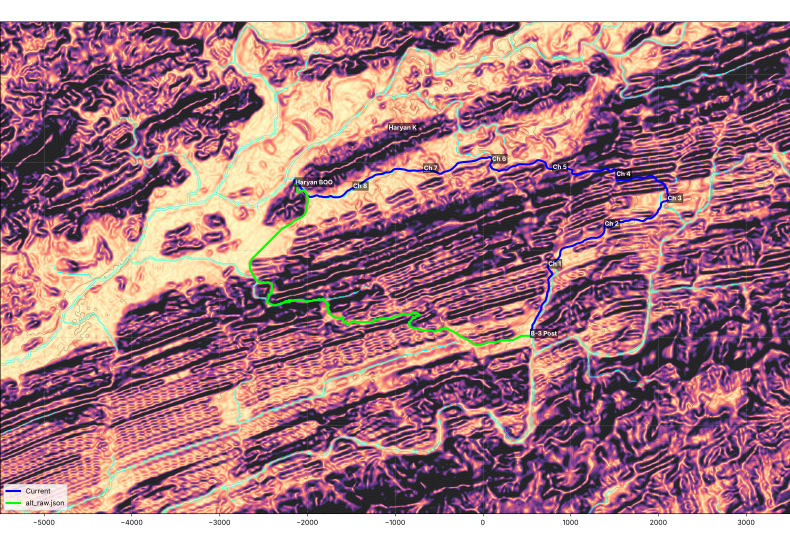
#> input picture skills/recce-track-flythrough/examples/b3-haryan-opt2/route_study_map.png, 1580 x 1070 px (shown at 1/2 size); its folder holds only this picture in this run
$ python -i b3ui.py   (imports and definitions only)
#> lines starting #> are read from the running program, lines starting #| are printed output that depends on the picture
#> further down, picture is the input picture: PIL image 1580x1070 RGBA; mean R, G, B, A 164.8, 117.9, 129.2, 255
"""B3-Haryaan visual language (ported from scripts/hud2.py) at any resolution.
Navy top bar with gold rule, navy panels with gold glow, Carlito (Candara metric-compatible), coloured label boxes,
B3 live HUD (CH / ELEV / GRADE) and profile strip. Layout is written in 1920x1080 units and scaled by S."""
import math, numpy as np
from PIL import Image, ImageDraw, ImageFont, ImageFilter

CF = '/usr/share/fonts/truetype/crosextra/'
_fc = {}
S = 1.0; W = 1920; H = 1080
def init(w, h):
    global S, W, H; W, H = w, h; S = w / 1920.0
# [4 lines left out: function F, not called in this run]
def q(v): return int(round(v * S))

NAVY = (0, 32, 96); NAVY2 = (8, 22, 58); GOLD = (255, 197, 26); WHITE = (255, 255, 255); GREY = (200, 208, 222)
RED = (232, 40, 40); YEL = (255, 230, 60); GREEN = (16, 200, 90); BLUE = (30, 108, 255); AMBER = (255, 150, 30)


# [5 lines left out: function panel_img, not called in this run]


def shadowed(im, glow=True):
#> called with glow = True
    b = q(18); w, h = im.size; s = Image.new('RGBA', (w + 4 * b, h + 4 * b), (0, 0, 0, 0)); a = im.split()[3]
#> after `w, h = im.size`: w = 1580; h = 1070
#> after `s = Image.new('RGBA', (w + 4 * b, h + 4 * b), (0, 0, 0, 0))`: s: PIL image 1652x1142 RGBA; every value is 0
#> after `a = im.split()[3]`: a: PIL image 1580x1070 L; every value is 255
    sh = Image.new('RGBA', im.size, (0, 0, 0, 255)); sh.putalpha(a.point(lambda v: int(v * 0.5)))
    s.alpha_composite(sh, (2 * b, 2 * b + q(8))); s = s.filter(ImageFilter.GaussianBlur(q(14)))
#> after `s = s.filter(ImageFilter.GaussianBlur(q(14)))`:
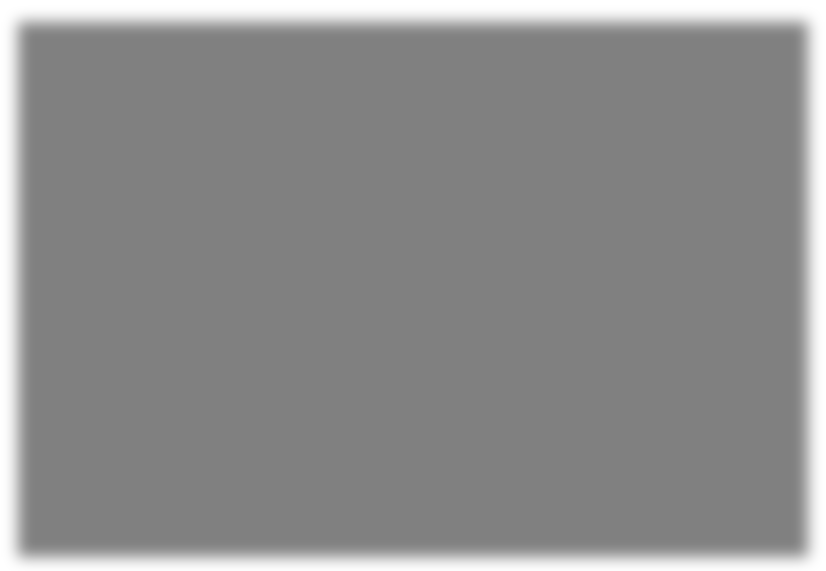
#> s: PIL image 1652x1142 RGBA (shown at 1/2 size); mean R, G, B, A 0, 0, 0, 113.8; transparent parts drawn white
    if glow:
        g = Image.new('RGBA', s.size, (0, 0, 0, 0)); gl = Image.new('RGBA', im.size, GOLD + (255,)); gl.putalpha(a.point(lambda v: 255 if v > 10 else 0))
#> after `gl = Image.new('RGBA', im.size, GOLD + (255,))`:
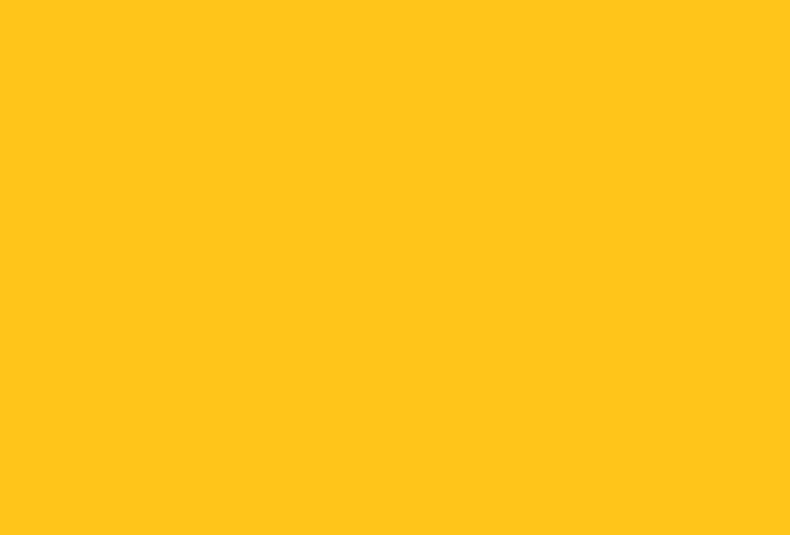
#> gl: PIL image 1580x1070 RGBA (shown at 1/2 size); mean R, G, B, A 255, 197, 26, 255
        g.alpha_composite(gl, (2 * b, 2 * b)); g = g.filter(ImageFilter.GaussianBlur(q(9))); g.putalpha(g.split()[3].point(lambda v: int(v * 0.75))); s.alpha_composite(g)
#> after `g.alpha_composite(gl, (2 * b, 2 * b))`:
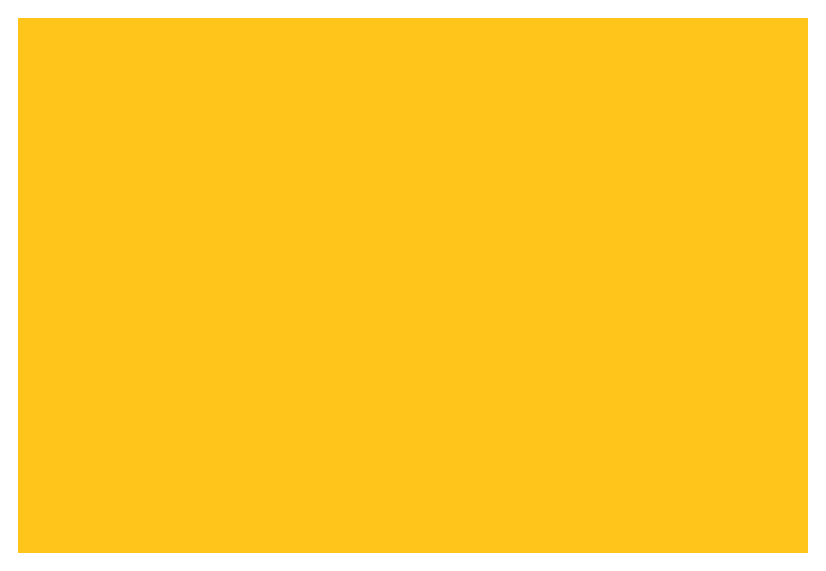
#> g: PIL image 1652x1142 RGBA (shown at 1/2 size); mean R, G, B, A 228.5, 176.5, 23.3, 228.5; transparent parts drawn white
#> after `g = g.filter(ImageFilter.GaussianBlur(q(9)))`:
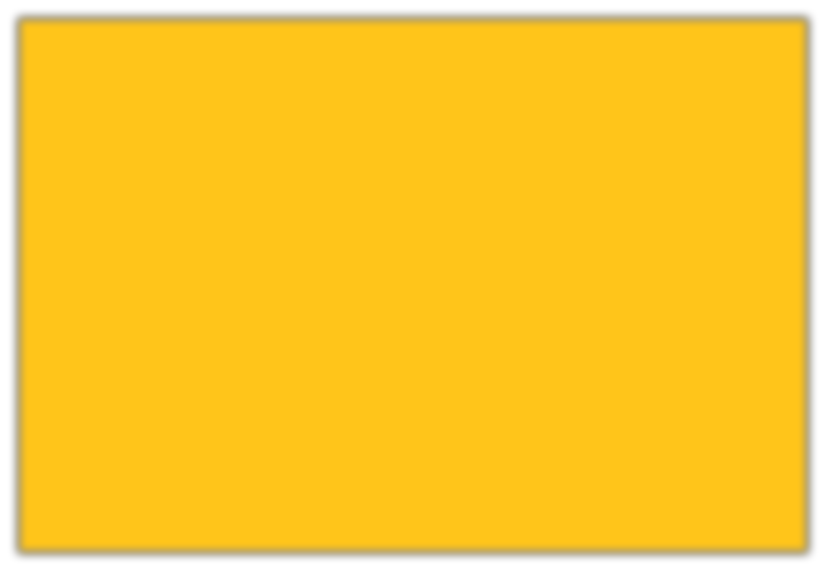
#> g: PIL image 1652x1142 RGBA (shown at 1/2 size); mean R, G, B, A 228.5, 176.5, 23.3, 228.5; transparent parts drawn white
#> after `g.putalpha(g.split()[3].point(lambda v: int(v * 0.75)))`:
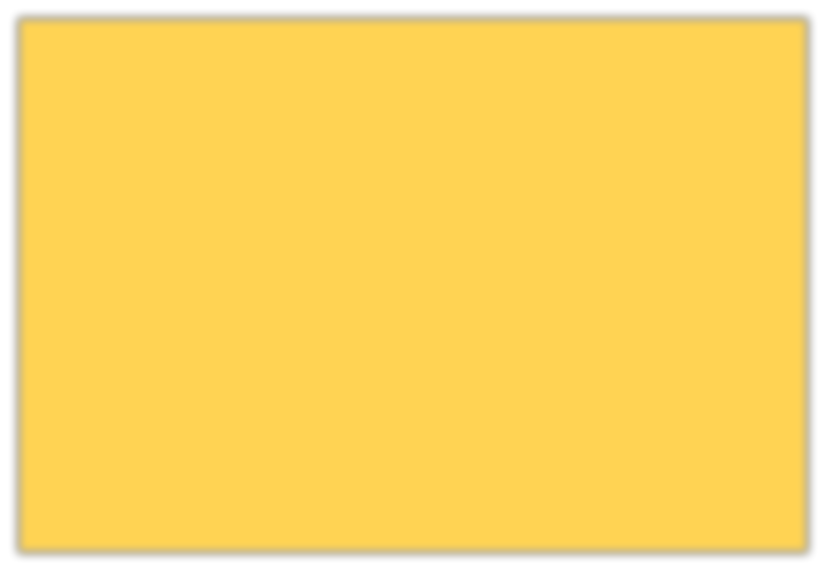
#> g: PIL image 1652x1142 RGBA (shown at 1/2 size); mean R, G, B, A 228.5, 176.5, 23.3, 171.1; transparent parts drawn white
#> after `s.alpha_composite(g)`:
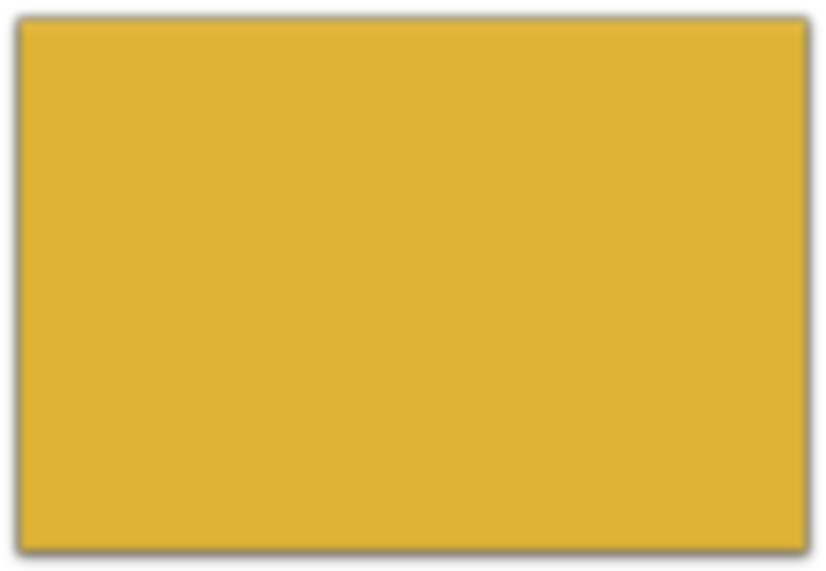
#> s: PIL image 1652x1142 RGBA (shown at 1/2 size); mean R, G, B, A 195.2, 150.7, 19.6, 201.7; transparent parts drawn white
    s.alpha_composite(im, (2 * b, 2 * b)); return s, 2 * b
#> after `s.alpha_composite(im, (2 * b, 2 * b))`:
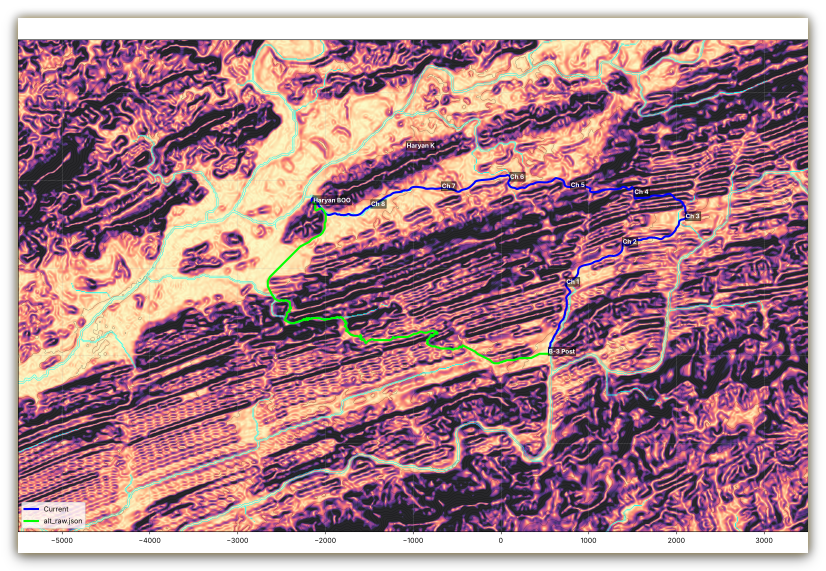
#> s: PIL image 1652x1142 RGBA (shown at 1/2 size); mean R, G, B, A 149.2, 106.9, 115.9, 232.3; transparent parts drawn white


def opacity(im, o):
    if o >= 0.999: return im
    im = im.copy(); im.putalpha(im.split()[3].point(lambda v: int(v * o))); return im


# [5 lines left out: function put, not called in this run]


def tw(s, f): return ImageDraw.Draw(Image.new('L', (1, 1))).textlength(s, font=f)


# ------------------------------------------------------------------ logos (user PPTX, slide order: 44 Div left, 23 KS right)
import os
_AD = os.path.join(os.path.dirname(os.path.abspath(__file__)), 'assets')
# [15 lines left out: function badge, not called in this run]
_LG = {}
# [13 lines left out: functions logos, topbar, not called in this run]


def footer(base, txt, o=1.0):
    d = ImageDraw.Draw(base); f = F(17, 'i'); x = W / 2; y = H - q(16)
    d.text((x + 1, y + 1), txt, font=f, fill=(0, 0, 0, int(200 * o)), anchor='mm'); d.text((x, y), txt, font=f, fill=(235, 235, 235, int(235 * o)), anchor='mm')


# [50 lines left out: functions section, table_panel, text_panel, photo_panel, not called in this run]


# ------------------------------------------------------------------ labels (B3 KIND boxes)
KIND = {'post': (RED, WHITE, 30), 'place': (NAVY, WHITE, 24), 'km': ((255, 255, 255), NAVY, 20), 'nx': (YEL, (0, 0, 0), 19),
        'crest': ((190, 70, 255), WHITE, 24), 'face': ((20, 20, 20), YEL, 21)}
# [76 lines left out: functions label, hud, profile_strip, legend_grade, title_big, compass, not called in this run]

>>> from PIL import Image
>>> picture = Image.open('../examples/b3-haryan-opt2/route_study_map.png')
>>> result = shadowed(picture)
